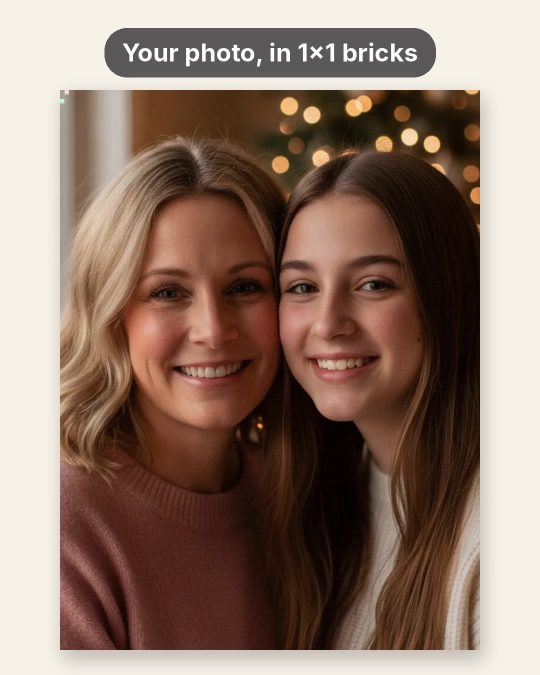
#> input picture marketing/analytics/ads-analyst/meta-uploads/MB-ad-family-photo-to-bricks-4x5-thumb.jpg, 1080 x 1350 px (shown at 1/2 size)
$ python photo_to_bricks.py ../analytics/ads-analyst/meta-uploads/MB-ad-family-photo-to-bricks-4x5-thumb.jpg out.png
#> lines starting #> are read from the running program, lines starting #| are printed output that depends on the picture
"""Make a vertical clip where a photo turns into a 1x1 brick mosaic.

Usage: python3 marketing/tools/photo_to_bricks.py <photo> <out.mp4> [--studs 36] [--seconds 5] [--style build|dissolve]

The photo holds, then the bricks are pressed in row by row from the top
(build) or all fade in at once (dissolve), and the finished mosaic holds with a
slow push-in. Bricks are shaded like glossy plastic: a beveled top, a round
stud with a highlight and a shadow. 1080x1920, 30 fps, no audio. Use it as the
transformation shot inside a reel. Pick a photo where the face or pet fills
the frame; fewer studs (30 to 40 across) read better on a phone.
"""
import argparse
import subprocess

import numpy as np
from PIL import Image

W, H, FPS = 1080, 1920, 30


def cover(im):
    s = max(W / im.width, H / im.height)
    im = im.resize((round(im.width * s), round(im.height * s)), Image.LANCZOS)
    x, y = (im.width - W) // 2, (im.height - H) // 2
    return im.crop((x, y, x + W, y + H))


def brick_tile(c):
    """Shading for one brick, c x c: (multiplier, specular), lit from the top left."""
    n = c * 4
    y, x = np.mgrid[0:n, 0:n] / n
    mul = np.full((n, n), 1.0)
    # Bevel: lighter top and left edges, darker bottom and right edges, dark gap.
    e = 0.06
    mul[(y < e) | (x < e)] = 1.12
    mul[(y > 1 - e) | (x > 1 - e)] = 0.72
    mul[(y > 1 - 0.02) | (x > 1 - 0.02)] = 0.45
    cx, cy, r = 0.5, 0.47, 0.30
    d = np.hypot(x - cx, y - cy)
    # Stud shadow falling to the bottom right.
    ds = np.hypot(x - cx - 0.05, y - cy - 0.06)
    mul[(ds < r) & (d >= r)] *= 0.78
    # Stud side (a darker ring), then the stud top with a soft gradient.
    side = (d < r) & (d >= r * 0.86)
    mul[side] = 0.80 + 0.25 * ((cx - x[side]) + (cy - y[side])) / r
    top = d < r * 0.86
    mul[top] = 1.04 + 0.10 * ((cx - x[top]) + (cy - y[top])) / r
    spec = np.zeros((n, n))
    dh = np.hypot(x - (cx - 0.11), y - (cy - 0.11))
    spec += np.clip(1 - dh / 0.09, 0, 1) ** 2 * 0.55
    spec += np.clip(1 - np.abs(d - r * 0.93) / 0.03, 0, 1) * ((x < cx) & (y < cy)) * 0.25
    small = lambda a: np.asarray(Image.fromarray((a * 100).astype(np.float32), mode="F").resize((c, c), Image.LANCZOS)) / 100
    return small(mul), small(spec)


def mosaic_cells(im, cols):
    rows = round(cols * H / W)
    small = im.resize((cols, rows), Image.LANCZOS).quantize(colors=48, method=Image.Quantize.FASTOCTREE).convert("RGB")
    return np.asarray(small, dtype=np.float32), rows


def render(colors, tile):
    mul, spec = tile
    rows, cols, _ = colors.shape
    c = mul.shape[0]
    out = colors[:, None, :, None, :] * mul[None, :, None, :, None] + 255 * spec[None, :, None, :, None]
    return out.reshape(rows * c, cols * c, 3)


def main():
    ap = argparse.ArgumentParser()
    ap.add_argument("photo")
    ap.add_argument("out")
    ap.add_argument("--studs", type=int, default=36)
    ap.add_argument("--seconds", type=float, default=5)
    ap.add_argument("--style", default="build", choices=["build", "dissolve"])
    a = ap.parse_args()

    src = cover(Image.open(a.photo).convert("RGB"))
#> in cover, `s = max(W / im.width, H / im.height)`: s = 1.42
#> in cover, `return im.crop((x, y, x + W, y + H))`:
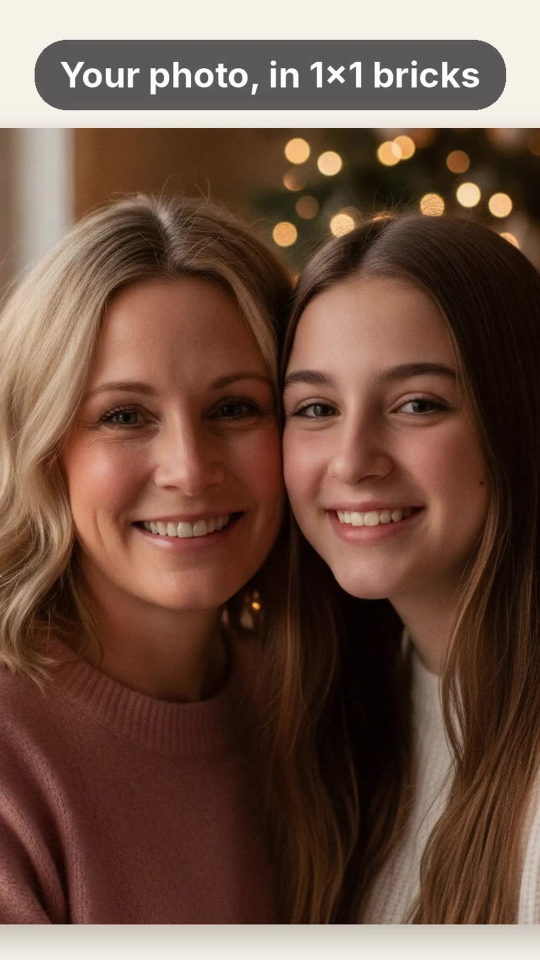
#> returned value: PIL image 1080x1920 RGB (shown at 1/2 size); mean R, G, B 110.4, 82, 68
    colors, rows = mosaic_cells(src, a.studs)
#> in mosaic_cells, `small = im.resize((cols, rows), Image.LANCZOS).quantize(colors=48, met..`:
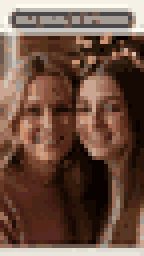
#> small: PIL image 36x64 RGB (shown 4 times larger); mean R, G, B 109.9, 81.4, 67.5
#> rows = 64
    cols = a.studs
    c = int(np.ceil(W / a.studs))
    tile = brick_tile(c)
    full = np.clip(render(colors, tile), 0, 255)
#> in render, `return out.reshape(rows * c, cols * c, 3)`:
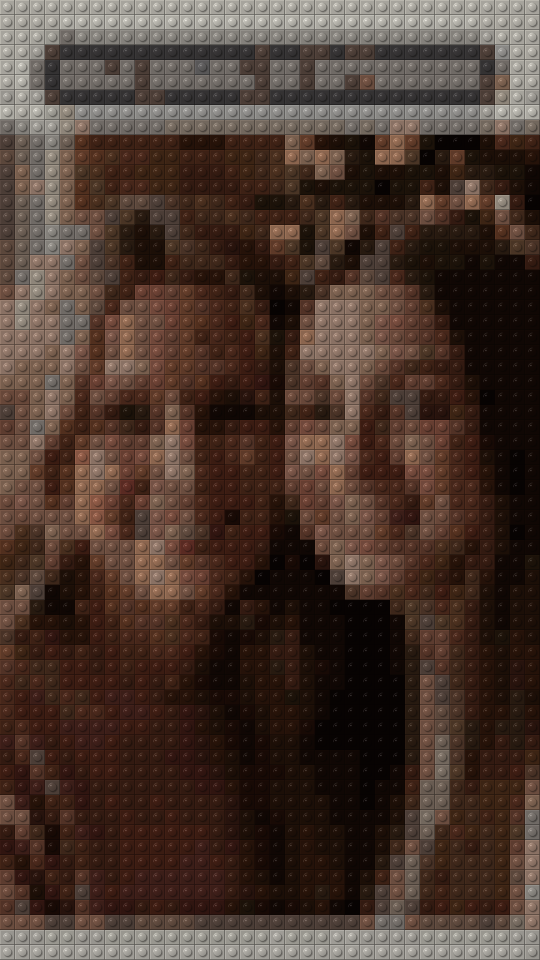
#> returned value: shape (1920, 1080, 3) float32 (shown at 1/2 size); mean of channels 0, 1, 2 106.7, 79.5, 66.1; drawn with min black and max white
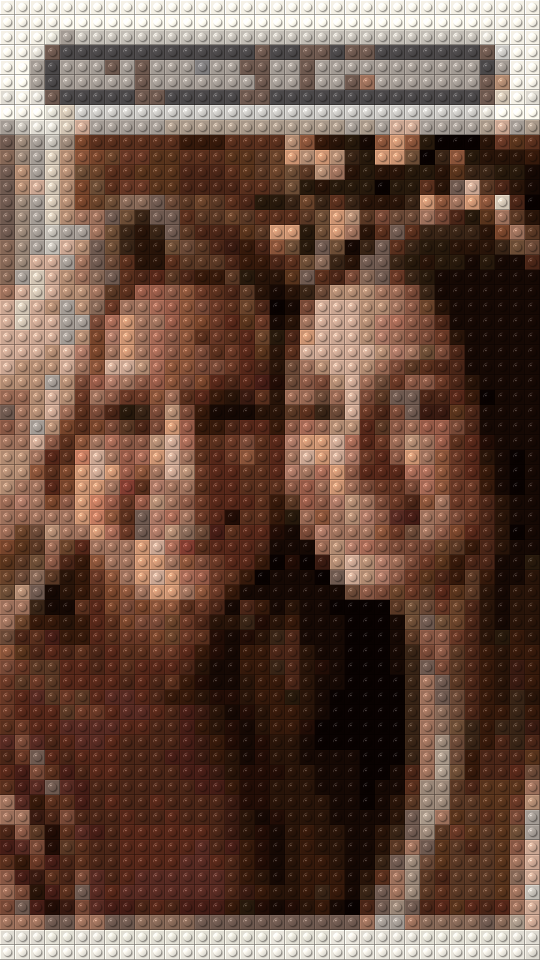
#> full: shape (1920, 1080, 3) float32 (shown at 1/2 size); mean R, G, B 106.3, 79.2, 66
    fit = lambda arr: np.asarray(Image.fromarray(arr.astype(np.uint8)).resize((W, H), Image.LANCZOS), np.float32)
    final = fit(full)
    photo = np.asarray(src, np.float32)

    n = int(a.seconds * FPS)
    n1, n2 = int(n * 0.15), int(n * 0.5)
    n3 = n - n1 - n2
#> (the run stopped early here; a loop or call above may not have finished)

$ run again, on marketing/analytics/ads-analyst/meta-uploads/MB-ad-cat-guess-4x5-thumb.jpg
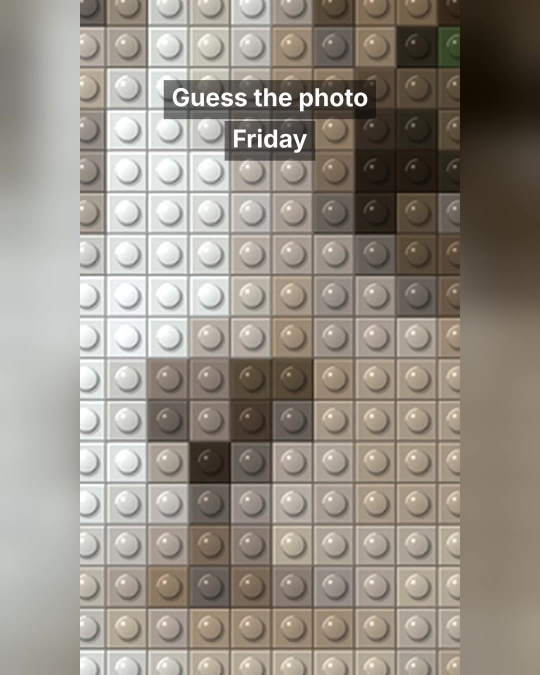
#> input picture marketing/analytics/ads-analyst/meta-uploads/MB-ad-cat-guess-4x5-thumb.jpg, 1080 x 1350 px (shown at 1/2 size)
#> s = 1.42
#> in main, `colors, rows = mosaic_cells(src, a.studs)`: rows = 64
#> in render, `return out.reshape(rows * c, cols * c, 3)`:
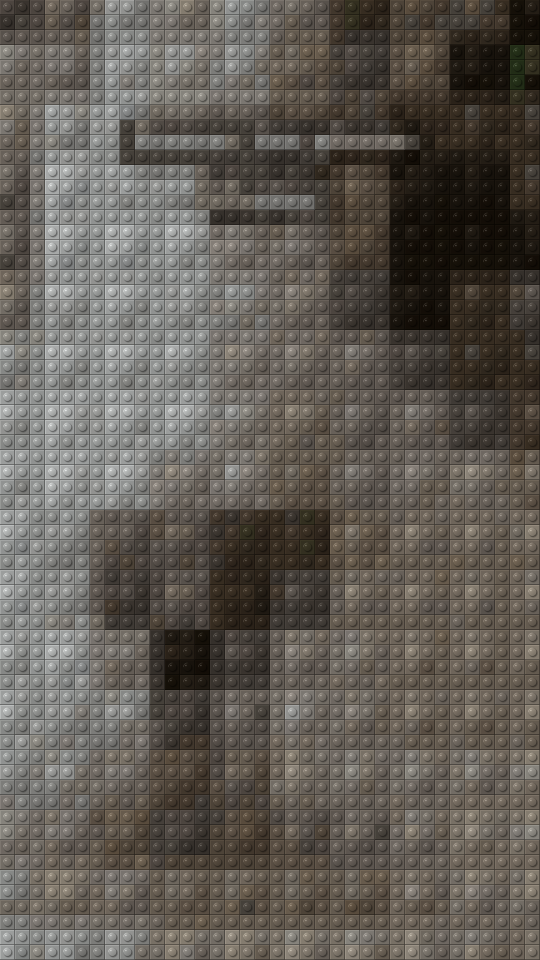
#> returned value: shape (1920, 1080, 3) float32 (shown at 1/2 size); mean of channels 0, 1, 2 146.6, 139.6, 130; drawn with min black and max white
#> in main, `full = np.clip(render(colors, tile), 0, 255)`:
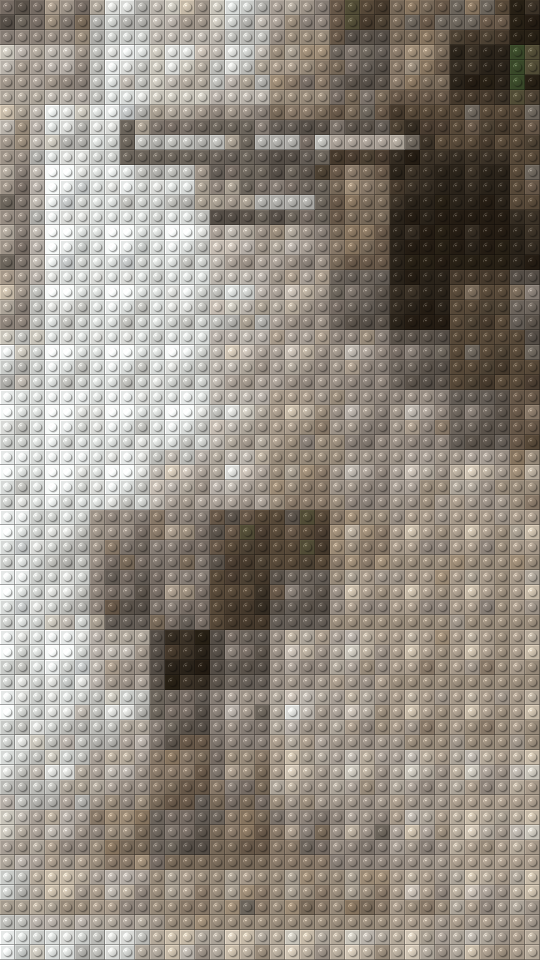
#> full: shape (1920, 1080, 3) float32 (shown at 1/2 size); mean R, G, B 146.4, 139.4, 129.8

$ run again, on marketing/analytics/ads-analyst/meta-uploads/MB-ad-couple-code-4x5-thumb.jpg
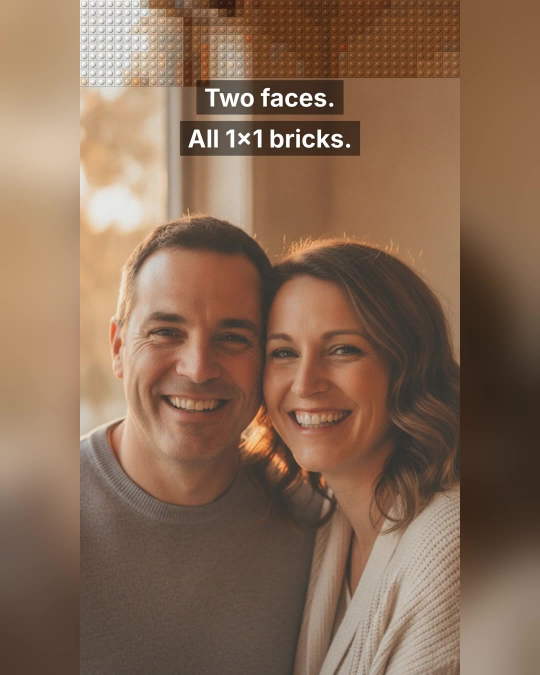
#> input picture marketing/analytics/ads-analyst/meta-uploads/MB-ad-couple-code-4x5-thumb.jpg, 1080 x 1350 px (shown at 1/2 size)
#> s = 1.42
#> in main, `colors, rows = mosaic_cells(src, a.studs)`: rows = 64
#> in render, `return out.reshape(rows * c, cols * c, 3)`:
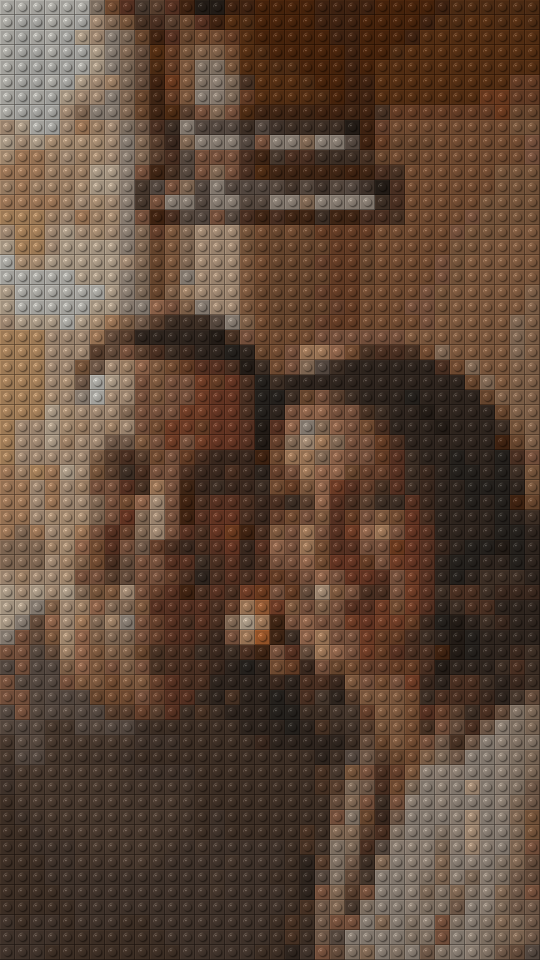
#> returned value: shape (1920, 1080, 3) float32 (shown at 1/2 size); mean of channels 0, 1, 2 131.5, 103.1, 83.1; drawn with min black and max white
#> in main, `full = np.clip(render(colors, tile), 0, 255)`:
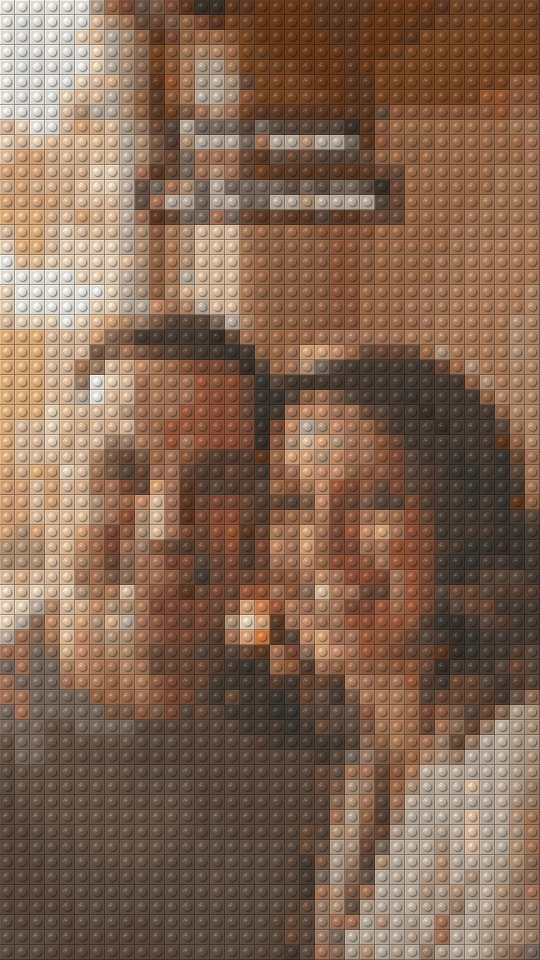
#> full: shape (1920, 1080, 3) float32 (shown at 1/2 size); mean R, G, B 131.4, 103, 83.1
